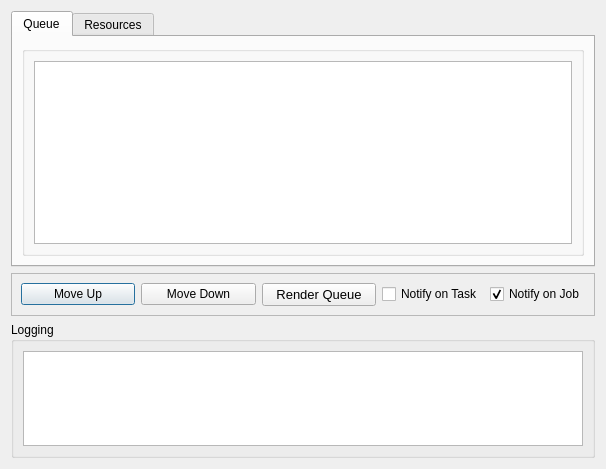
<?xml version="1.0" encoding="UTF-8"?>
<ui version="4.0">
 <class>Dialog_bbRenderBoxx_queue</class>
 <widget class="QDialog" name="Dialog_bbRenderBoxx_queue">
  <property name="geometry">
   <rect>
    <x>0</x>
    <y>0</y>
    <width>606</width>
    <height>469</height>
   </rect>
  </property>
  <property name="windowTitle">
   <string>ByteBoxx:RENDERBOXX::queue v1.01</string>
  </property>
  <layout class="QVBoxLayout" name="verticalLayout_6">
   <item>
    <widget class="QTabWidget" name="tabWidget">
     <property name="currentIndex">
      <number>0</number>
     </property>
     <widget class="QWidget" name="tab_queue">
      <attribute name="title">
       <string>Queue</string>
      </attribute>
      <layout class="QVBoxLayout" name="verticalLayout_3">
       <item>
        <widget class="QGroupBox" name="groupBox">
         <property name="title">
          <string/>
         </property>
         <layout class="QVBoxLayout" name="verticalLayout">
          <item>
           <widget class="QTableWidget" name="tableWidget_queue"/>
          </item>
         </layout>
        </widget>
       </item>
      </layout>
     </widget>
     <widget class="QWidget" name="tab_res">
      <attribute name="title">
       <string>Resources</string>
      </attribute>
      <layout class="QVBoxLayout" name="verticalLayout_5">
       <item>
        <widget class="QGroupBox" name="groupBox_2">
         <property name="title">
          <string/>
         </property>
         <layout class="QVBoxLayout" name="verticalLayout_4">
          <item>
           <widget class="QTableWidget" name="tableWidget_res"/>
          </item>
         </layout>
        </widget>
       </item>
      </layout>
     </widget>
    </widget>
   </item>
   <item>
    <widget class="QFrame" name="frame">
     <property name="frameShape">
      <enum>QFrame::StyledPanel</enum>
     </property>
     <property name="frameShadow">
      <enum>QFrame::Raised</enum>
     </property>
     <layout class="QHBoxLayout" name="horizontalLayout">
      <item>
       <widget class="QPushButton" name="pushButton_moveUp">
        <property name="text">
         <string>Move Up</string>
        </property>
       </widget>
      </item>
      <item>
       <widget class="QPushButton" name="pushButton_moveDown">
        <property name="text">
         <string>Move Down</string>
        </property>
       </widget>
      </item>
      <item>
       <widget class="QPushButton" name="pushButton">
        <property name="font">
         <font>
          <pointsize>10</pointsize>
         </font>
        </property>
        <property name="text">
         <string>Render Queue</string>
        </property>
       </widget>
      </item>
      <item>
       <widget class="QCheckBox" name="checkBox_notifyTask">
        <property name="sizePolicy">
         <sizepolicy hsizetype="Maximum" vsizetype="Fixed">
          <horstretch>0</horstretch>
          <verstretch>0</verstretch>
         </sizepolicy>
        </property>
        <property name="font">
         <font>
          <italic>false</italic>
          <strikeout>false</strikeout>
          <kerning>true</kerning>
         </font>
        </property>
        <property name="text">
         <string>Notify on Task</string>
        </property>
       </widget>
      </item>
      <item>
       <widget class="QCheckBox" name="checkBox_notifyJob">
        <property name="sizePolicy">
         <sizepolicy hsizetype="Maximum" vsizetype="Fixed">
          <horstretch>0</horstretch>
          <verstretch>0</verstretch>
         </sizepolicy>
        </property>
        <property name="text">
         <string>Notify on Job</string>
        </property>
        <property name="checked">
         <bool>true</bool>
        </property>
        <property name="tristate">
         <bool>false</bool>
        </property>
       </widget>
      </item>
     </layout>
    </widget>
   </item>
   <item>
    <widget class="QGroupBox" name="groupBox_logging">
     <property name="sizePolicy">
      <sizepolicy hsizetype="Preferred" vsizetype="Preferred">
       <horstretch>0</horstretch>
       <verstretch>0</verstretch>
      </sizepolicy>
     </property>
     <property name="minimumSize">
      <size>
       <width>0</width>
       <height>136</height>
      </size>
     </property>
     <property name="maximumSize">
      <size>
       <width>16777215</width>
       <height>136</height>
      </size>
     </property>
     <property name="title">
      <string>Logging</string>
     </property>
     <layout class="QVBoxLayout" name="verticalLayout_2">
      <item>
       <widget class="QTextEdit" name="textEdit_logging">
        <property name="maximumSize">
         <size>
          <width>16777215</width>
          <height>16777215</height>
         </size>
        </property>
        <property name="readOnly">
         <bool>true</bool>
        </property>
       </widget>
      </item>
     </layout>
    </widget>
   </item>
  </layout>
 </widget>
 <resources/>
 <connections/>
</ui>
